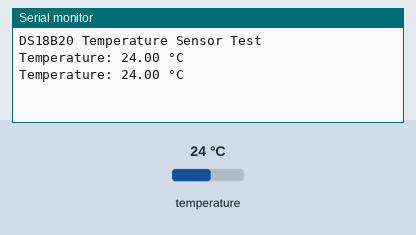
This sketch was run on a simulated Arduino Uno, built with avr-gcc and run on an emulated ATmega328P. On the bench: the last lines printed to the serial monitor. The test bench sets the inputs (shaded band); at power-on: temperature 24 °C.

Above: at 4.3 s.
4.4 s: temperature set to 12 °C
At 7.7 s:
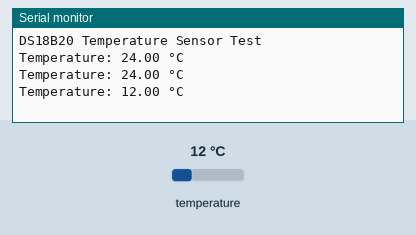
8.1 s: temperature set to 19 °C
At 9.8 s:
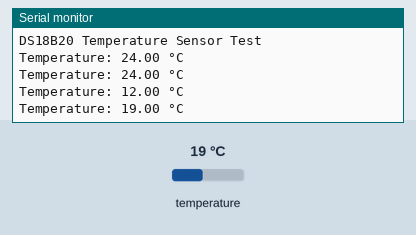
Timing chart, 0 to 11.3 s (numbered marks = the images above; inputs shaded):
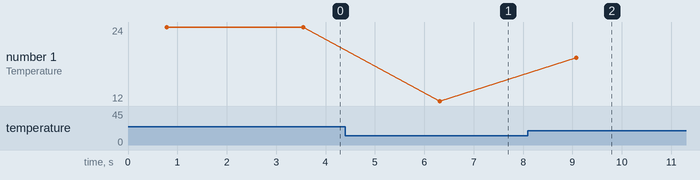

Measured:
- after the input at 4.4 s, the serial monitor: prints a new line after 1.9 s (image 1)
- after the input at 8.1 s, the serial monitor: prints a new line after 0.97 s (image 2)
- plotted number 1: 24 → 12 after the input at 4.4 s, 12 → 19 after the input at 8.1 s

The sketch:

water_temp.ino
```cpp
#include <OneWire.h>
#include <DallasTemperature.h>

// ---------------- PIN ----------------
#define DS18B20_PIN 5   // GPIO5

// ---------------- SETUP SENSOR ----------------
OneWire oneWire(DS18B20_PIN);
DallasTemperature sensors(&oneWire);

// ---------------- SETUP ----------------
void setup() {
  Serial.begin(115200);

  Serial.println("DS18B20 Temperature Sensor Test");

  sensors.begin();
}

// ---------------- LOOP ----------------
void loop() {

  // Request temperature reading
  sensors.requestTemperatures();

  // Get temperature in Celsius
  float temperatureC = sensors.getTempCByIndex(0);

  Serial.print("Temperature: ");
  Serial.print(temperatureC);
  Serial.println(" °C");

  delay(2000);
}
```
